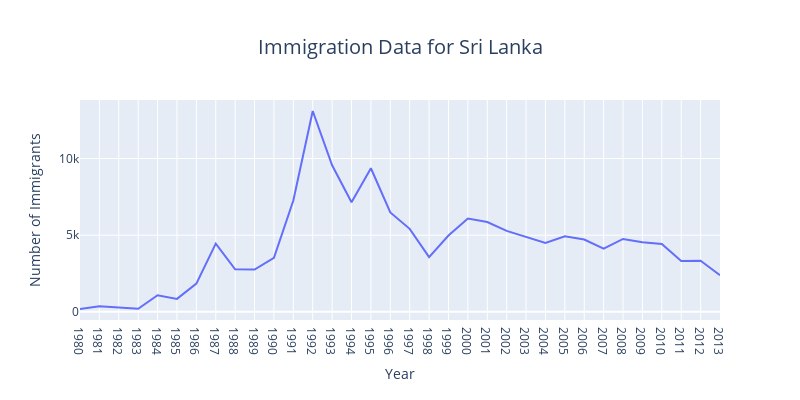

Notebook source saved alongside this figure:
### Markdown cell above
We plot a line graph of immigration from Sri Lanka using `px.line()`.

### Code cell
Sri_Lanka = df_can.loc['Sri Lanka', years]
# Convert the extracted data to a DataFrame
sri_lanka_df = pd.DataFrame({'Year': Sri_Lanka.index, 'Number of Immigrants': Sri_Lanka.values})

# Create an interactive line plot for Sri Lanka
fig = px.line(sri_lanka_df, x='Year', y='Number of Immigrants', labels={'Number of Immigrants': 'Number of Immigrants'}, title='Immigration Data for Sri Lanka')

# Customize the layout
fig.update_layout(xaxis=dict(type='category'), width=800, height=400)
fig.update_layout(title_text='Immigration Data for Sri Lanka', title=dict(font=dict(size=20), x=0.5, y=0.9))

# Show the interactive plot
fig.show()

### Figure 1 — Plotly figure (JSON) as saved in the notebook; plotly's stock layout.template omitted (floating-point values rounded to 4 significant figures)
{"data": [{"hovertemplate": "Year=%{x}<br>Number of Immigrants=%{y}<extra></extra>", "legendgroup": "", "line": {"color": "#636efa", "dash": "solid"}, "marker": {"symbol": "circle"}, "mode": "lines", "name": "", "orientation": "v", "showlegend": false, "type": "scatter", "x": ["1980", "1981", "1982", "1983", "1984", "1985", "1986", "1987", "1988", "1989", "1990", "1991", "1992", "1993", "1994", "1995", "1996", "1997", "1998", "1999", "2000", "2001", "2002", "2003", "2004", "2005", "2006", "2007", "2008", "2009", "2010", "2011", "2012", "2013"], "xaxis": "x", "y": [185, 371, 290, 197, 1086, 845, 1838, 4447, 2779, 2758, 3525, 7266, 13102, 9563, 7150, 9368, 6484, 5415, 3566, 4982, 6081, 5861, 5279, 4892, 4495, 4930, 4714, 4123, 4756, 4547, 4422, 3309, 3338, 2394], "yaxis": "y"}], "layout": {"height": 400, "legend": {"tracegroupgap": 0}, "title": {"font": {"size": 20}, "text": "Immigration Data for Sri Lanka", "x": 0.5, "y": 0.9}, "width": 800, "xaxis": {"anchor": "y", "autorange": true, "domain": [0, 1], "range": [0, 33], "title": {"text": "Year"}, "type": "category"}, "yaxis": {"anchor": "x", "autorange": true, "domain": [0, 1], "range": [-532.6, 13820.0], "title": {"text": "Number of Immigrants"}, "type": "linear"}}}
